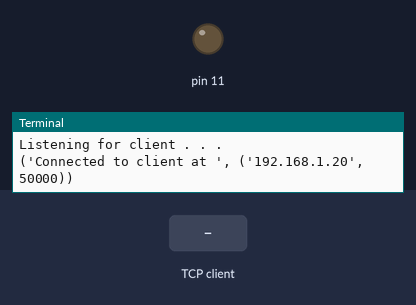
Bench run of a program on a simulated Raspberry Pi (header pin numbers). Parts: output pins drawn as LEDs (lit = HIGH), the last lines printed to the terminal. The inputs (shaded band) are chosen by the test bench. Random numbers come from a fixed seed; one TCP client connects 1 s after the port opens and stays connected; threads take turns every 2 ms.

Above: at 1.2 s.
1.3 s: the TCP client sends "light on\n"
At 2.3 s:
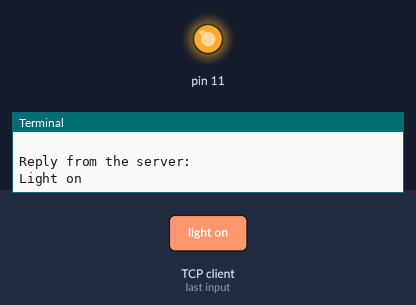
4.3 s: the TCP client sends "light of\n"
At 4.6 s:
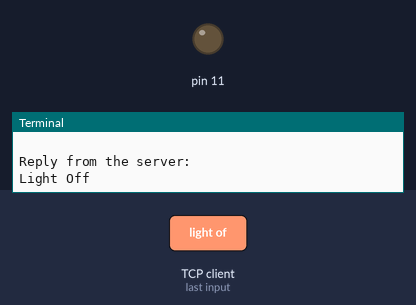
Timing chart, 0 to 7.3 s (numbered marks = the images above; inputs shaded):
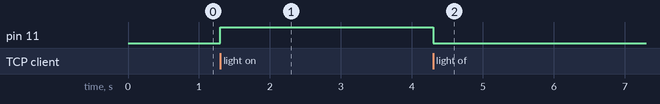

Measured:
- after the input at 1.3 s, pin 11: LOW → HIGH at once
- after the input at 4.3 s, pin 11: HIGH → LOW at once

The program:

chatserver.py
```python
import socket
import sys
import RPi.GPIO as GPIO
from thread import *
import datetime
import random
import requests
import os

GPIO.setwarnings(False)
GPIO.setmode(GPIO.BOARD)
GPIO.setup(11,GPIO.OUT)

host = ''
port = 8220
address = (host, port)

server_socket = socket.socket(socket.AF_INET, socket.SOCK_STREAM)
server_socket.bind(address)
server_socket.listen(5)
#Variable for the number of connections
numbOfConn = 0

#Name of list used for connections
addressList = []
clients = set()
##############################################################################
#small database of our bot
#Add your queries here
greetings = ['hola', 'hello', 'hi', 'hey']
questions = ['how are you', 'how are you doing']
responses = ['okay', 'i am fine']
database={
    'jarvis':'hello,sir how can i help you',
    'name':'jarvis',
    'what is your name':'my name is jarvis',
    'hello jarvis':'hello,sir how can i help you',
    'what can you do for me':'i can do many things..'
}

print ("Listening for client . . .")
###############################################################################
#chatbot code here
def chatboat(data):
    if data in database:
        print(database[data])
        #os.system("flite -t '"+ database[data] +"'")
        sclient(database[data])
    elif data in questions:
        random_response = random.choice(responses)
        print(random_response)
        #os.system("flite -t '"+ random_response +"'")
        sclient(random_response)
    elif data in greetings:
        random_greeting = random.choice(greetings)
        print(random_greeting)
        sclient(random_greeting)
        #os.system("flite -t '"+ random_greeting +"'")
    elif 'light on'in data or 'led on' in data:
        sclient("light turn on")
        #os.system("flite -t 'light turn on'")
        GPIO.output(11,True)
        print("Light on")
    elif 'light of' in data or 'led of' in data:
        sclient("light turn off")
        #os.system("flite -t 'light turn off'")
        GPIO.output(11,False)
        print("Light Off")
    elif 'time' in data:
        now = datetime.datetime.now()
        time=str(now.hour)+str("hours")+str(now.minute)+str("minutes")
        print(time)
        #os.system("flite -t '"+ time+"'")
        sclient(time)
    elif 'date'in data:
        now = datetime.datetime.now()
        date=str("%s/%s/%s" % (now.month,now.day,now.year))
        print(date)
        #os.system("flite -t '"+date+"'")
        sclient(date)
    else:
        conn.send("sorry please repeat..")
        add_data = open("newdata.txt", 'a')
        add_data.write("\n")
        add_data.write(data)
        add_data.close()
###############################################################################
#Sending Reply to all clients
def sclient(mess):
    for c in clients:
        try:
            c.send(mess)
        except:
            c.close()
##############################################################################
#server code here
def clientthread(conn,addressList):
#infinite loop so that function do not terminate and thread do not end.
     while True:
        output = conn.recv(2048);
        if output.strip() == "disconnect":
            conn.close()
            sys.exit("Received disconnect message.  Shutting down.")
            conn.send("connection loss")
        elif output:
            print ("Message received from client:")
            data=str(output).lower()
            print (data)
            print("Reply from the server:")
            chatboat(data)

while True:
#Accepting incoming connections
    conn, address = server_socket.accept()
    print ("Connected to client at ", address)
    clients.add(conn)
#Creating new thread. Calling clientthread function for this function and passing conn as argument.
    start_new_thread(clientthread,(conn,addressList)) #start new thread takes 1st argument as a function name to be run, second is the tuple of arguments to the function.

conn.close()
sock.close()
```
